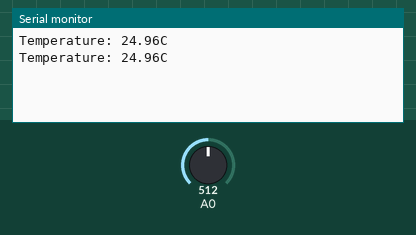
A sketch run on a simulated Arduino Uno, built with avr-gcc and run on an emulated ATmega328P. Parts: the last lines printed to the serial monitor. The test bench sets the inputs (shaded band); at power-on: A0 = 512.

Above: at 1.8 s.
1.9 s: A0 set to 716
At 2.8 s:
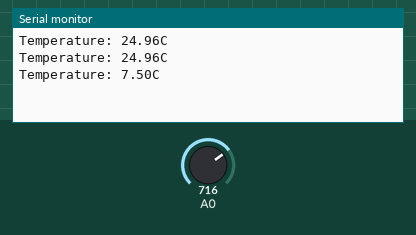
3.4 s: A0 set to 900
At 4.4 s:
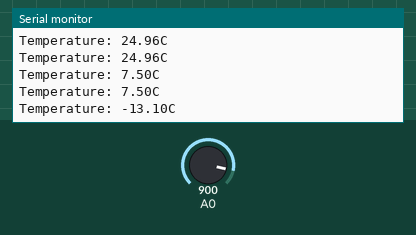
Timing chart, 0 to 6.4 s (numbered marks = the images above; inputs shaded):
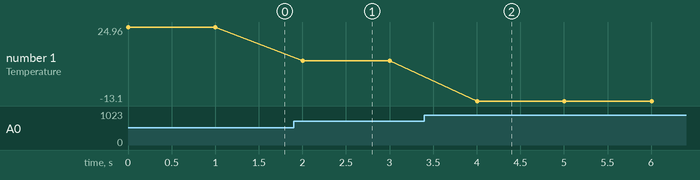

Measured:
- after the input at 1.9 s, the serial monitor: prints a new line after 0.10 s (image 1)
- after the input at 3.4 s, the serial monitor: prints a new line after 0.60 s (image 2)
- plotted number 1: 24.96 → 7.5 after the input at 1.9 s, 7.5 → -13.1 after the input at 3.4 s

The sketch:

LAB2_Thermistor.ino
```cpp
// Thermistor parameters from the datasheet
#define RT0 10000
#define B 4050

// Our series resistor value = 10 kΩ
#define R 10000

// Variables for calculations
float RT, VR, ln, TX, T0, VRT;

void setup() {
  // Setup serial communication
  Serial.begin(9600);
  // Convert T0 from Celsius to Kelvin
  T0 = 25 + 273.15;
}

void loop() {
  // Read the voltage across the thermistor
  VRT = (5.00 / 1023.00) * analogRead(A0);

  // Calculate the voltage across the resistor
  VR = 5.00 - VRT;

  // Calculate resistance of the thermistor
  RT = VRT / (VR / R);

  // Calculate temperature from thermistor resistance
  ln = log(RT / RT0);
  TX = (1 / ((ln / B) + (1 / T0)));

  // Convert to Celsius
  TX = TX - 273.15;
  Serial.print("Temperature: ");
  // Display in Celsius
  Serial.print(TX);
  Serial.println("C\t");
  delay(1000);
}
```
